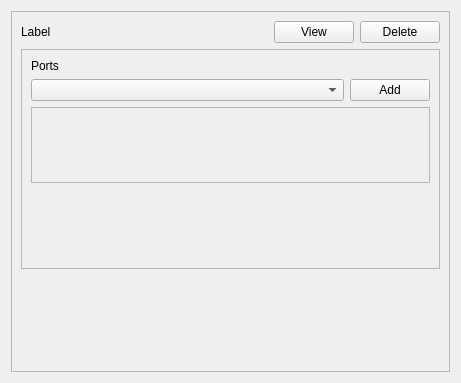
<?xml version="1.0" encoding="UTF-8"?>
<ui version="4.0">
 <class>ControlPort</class>
 <widget class="QWidget" name="ControlPort">
  <property name="geometry">
   <rect>
    <x>0</x>
    <y>0</y>
    <width>461</width>
    <height>383</height>
   </rect>
  </property>
  <property name="windowTitle">
   <string>Dialog</string>
  </property>
  <layout class="QGridLayout" name="gridLayout_2">
   <item row="0" column="0">
    <widget class="QFrame" name="frame">
     <property name="frameShape">
      <enum>QFrame::StyledPanel</enum>
     </property>
     <property name="frameShadow">
      <enum>QFrame::Raised</enum>
     </property>
     <layout class="QGridLayout" name="gridLayout">
      <item row="0" column="3">
       <widget class="QPushButton" name="delete_btn">
        <property name="text">
         <string>Delete</string>
        </property>
       </widget>
      </item>
      <item row="4" column="0">
       <spacer name="verticalSpacer">
        <property name="orientation">
         <enum>Qt::Vertical</enum>
        </property>
        <property name="sizeHint" stdset="0">
         <size>
          <width>20</width>
          <height>40</height>
         </size>
        </property>
       </spacer>
      </item>
      <item row="3" column="0" colspan="4">
       <widget class="QScrollArea" name="scrollArea">
        <property name="sizePolicy">
         <sizepolicy hsizetype="Expanding" vsizetype="Maximum">
          <horstretch>0</horstretch>
          <verstretch>0</verstretch>
         </sizepolicy>
        </property>
        <property name="minimumSize">
         <size>
          <width>0</width>
          <height>220</height>
         </size>
        </property>
        <property name="widgetResizable">
         <bool>true</bool>
        </property>
        <widget class="QWidget" name="scrollAreaWidgetContents">
         <property name="geometry">
          <rect>
           <x>0</x>
           <y>0</y>
           <width>421</width>
           <height>218</height>
          </rect>
         </property>
         <layout class="QGridLayout" name="gridLayout_3">
          <item row="0" column="0">
           <widget class="QLabel" name="ports_label">
            <property name="text">
             <string>Ports</string>
            </property>
           </widget>
          </item>
          <item row="1" column="0" colspan="2">
           <layout class="QHBoxLayout" name="horizontalLayout">
            <item>
             <widget class="QComboBox" name="port_add_dropdown">
              <property name="sizePolicy">
               <sizepolicy hsizetype="Expanding" vsizetype="Fixed">
                <horstretch>0</horstretch>
                <verstretch>0</verstretch>
               </sizepolicy>
              </property>
             </widget>
            </item>
            <item>
             <widget class="QPushButton" name="port_add_btn">
              <property name="text">
               <string>Add</string>
              </property>
             </widget>
            </item>
           </layout>
          </item>
          <item row="2" column="0" colspan="2">
           <widget class="QScrollArea" name="port_scroll_area">
            <property name="widgetResizable">
             <bool>true</bool>
            </property>
            <widget class="QWidget" name="scrollAreaWidgetContents_2">
             <property name="geometry">
              <rect>
               <x>0</x>
               <y>0</y>
               <width>401</width>
               <height>68</height>
              </rect>
             </property>
            </widget>
           </widget>
          </item>
          <item row="3" column="1">
           <spacer name="verticalSpacer_2">
            <property name="orientation">
             <enum>Qt::Vertical</enum>
            </property>
            <property name="sizeHint" stdset="0">
             <size>
              <width>17</width>
              <height>59</height>
             </size>
            </property>
           </spacer>
          </item>
         </layout>
        </widget>
       </widget>
      </item>
      <item row="0" column="2">
       <widget class="QPushButton" name="view_btn">
        <property name="text">
         <string>View</string>
        </property>
       </widget>
      </item>
      <item row="0" column="0">
       <widget class="QLabel" name="label">
        <property name="text">
         <string>Label</string>
        </property>
       </widget>
      </item>
      <item row="0" column="1">
       <spacer name="horizontalSpacer">
        <property name="orientation">
         <enum>Qt::Horizontal</enum>
        </property>
        <property name="sizeHint" stdset="0">
         <size>
          <width>40</width>
          <height>20</height>
         </size>
        </property>
       </spacer>
      </item>
     </layout>
    </widget>
   </item>
  </layout>
 </widget>
 <resources/>
 <connections/>
</ui>
